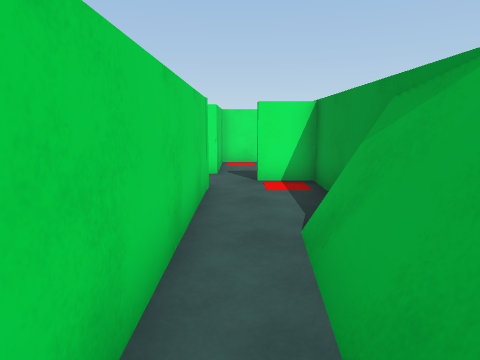
[1] (above)

12 first-person views from a walk through a 3-D level made in the Unity game engine. The camera is 1.4 m above the floor, tilts 10° down and sees 75° across. The floor is counted in squares, 1 m on a side. Each view is taken from the middle of a square. On the plan, view 1 faces up. The plan holds only what a view shows up to about 14 squares ahead; the rest is blank.

[2]
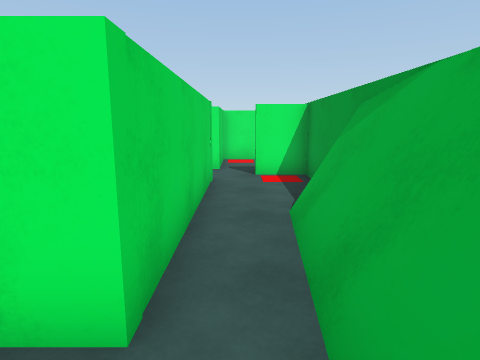

[3]
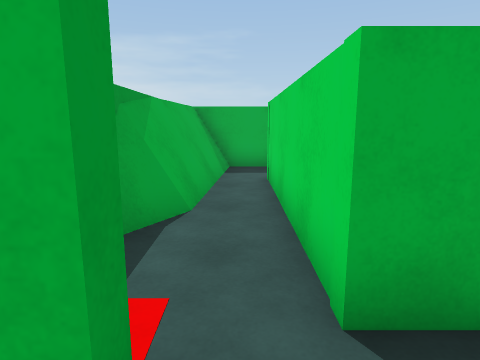

[4]
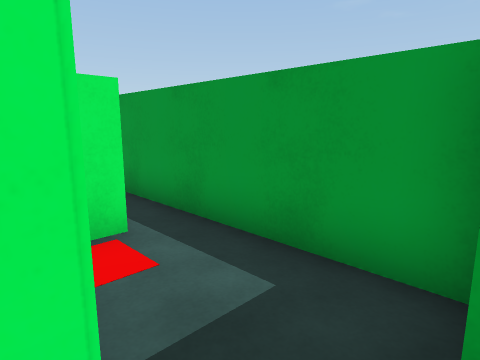

[5]
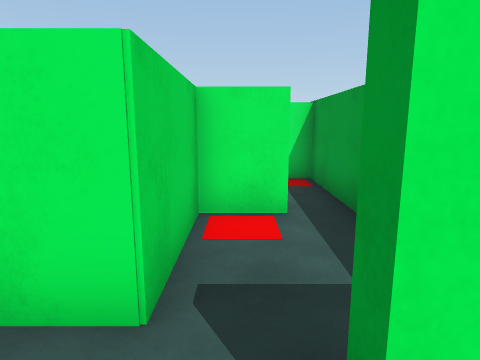

[6]
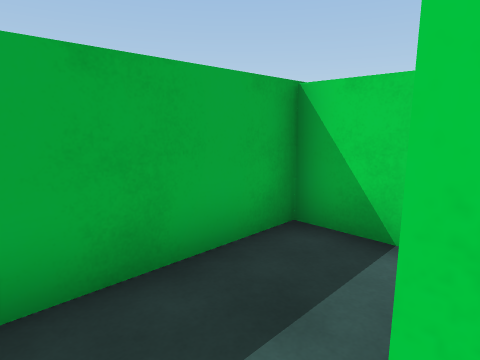

[7]
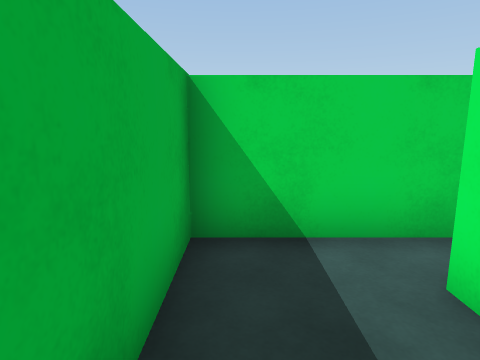

[8]
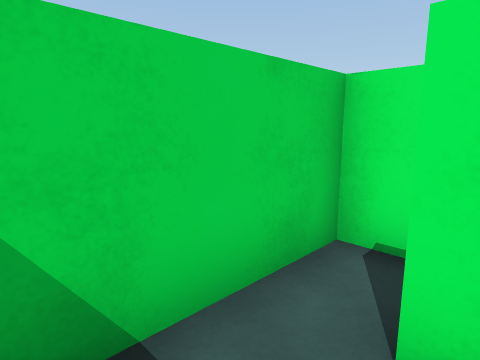

[9]
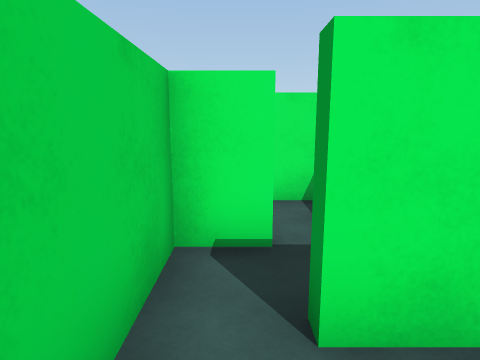

[10]
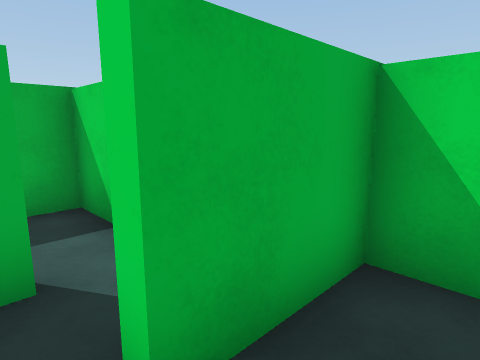

[11]
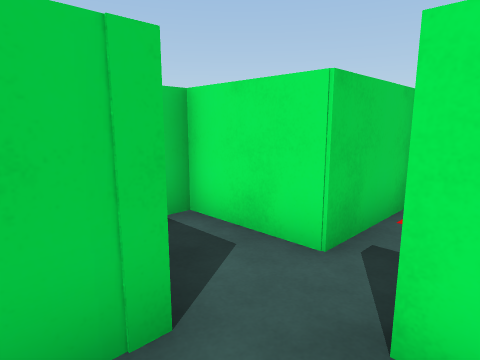

[12]
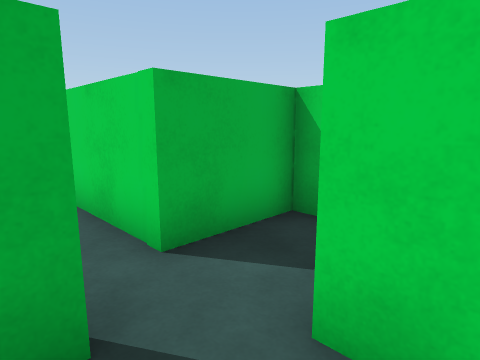

### Floor plan
Ten units are one square. View 1 is at (0, 0); x grows to the right and y downward. Boxes are objects, and circles mark ways between rooms. Rooms are numbered by the first view taken in them; rooms with no view inside come last. Other rooms are left out.
<svg viewBox="-43 -135 67 157">
<path fill="none" stroke="#000" d="M14 -39 18 -45M19 -40 19 -79 4 -79M14 10 18 -40M8 17 13 -41M11 17 15 -38 19 -43M-26 16 14 16M-7 -70 -7 -8 -25 -8M9 -39 13 -45M6 3 8 -30M7 17 11 -39 18 -50M4 -82 9 -82M9 -119 -7 -119 -7 -90M19 -82 19 -130M-7 -90 -32 -90 -32 -70 -7 -70M4 -79 4 -82M-26 -28 -26 -25 -38 -25 -38 16 -26 16M-15 -47 -24 -47"/>
<circle cx="0" cy="-70" r="3" fill="#2a7"/>
<circle cx="-15" cy="5" r="3" fill="#2a7"/>
<circle cx="0" cy="-90" r="3" fill="#2a7"/>
<text x="0" y="-20">1</text>
<text x="0" y="-100">2</text>
<text x="-10" y="-80">3</text>
<text x="-30" y="-20">4</text>
</svg>
Room 1 opens to room 3. Room 1 opens to room 4. Room 2 opens to room 3.

Where each view was taken, in squares from view 1:
view 1: 0 up, 0 right, facing up
view 2: 1 down, 0 right, facing up
view 3: 9 up, 0 right, facing down
view 4: 8 up, 1 left, facing up-right
view 5: 7 up, 0 right, facing up
view 6: 1 up, 0 right, facing down-left
view 7: 1 down, 0 right, facing left
view 8: 1 down, 2 left, facing up-left
view 9: 1 down, 3 left, facing up
view 10: 4 up, 2 left, facing down-left
view 11: 6 up, 1 right, facing up-left
view 12: 10 up, 1 right, facing down-left
